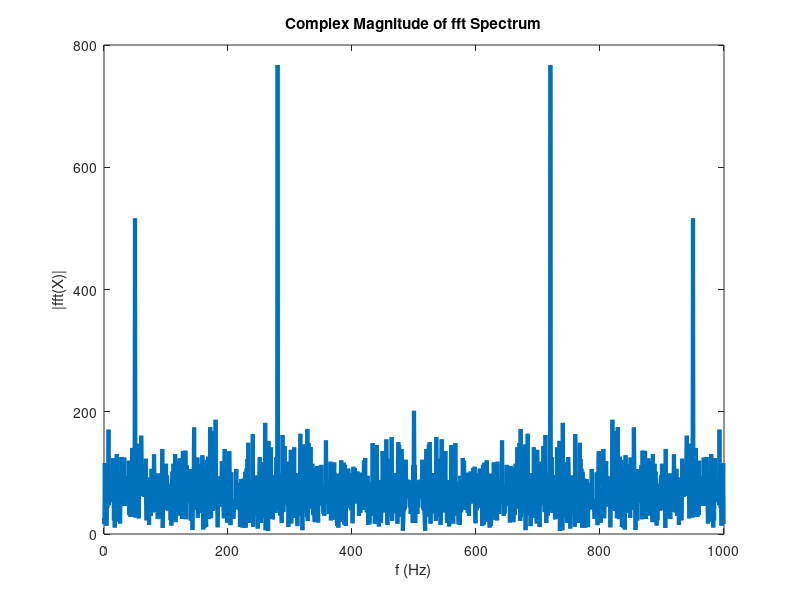

The MATLAB source for this figure:
Fs = 1000;            % Sampling frequency                    
T = 1/Fs;             % Sampling period       
L = 1500;             % Length of signal
t = (0:L-1)*T;        % Time vector
S = 0.7*sin(2*pi*50*t) + sin(2*pi*720*t);
X = S + 2*randn(size(t));
Y = fft(X);
plot(Fs/L*(0:L-1),abs(Y),"LineWidth",3)
title("Complex Magnitude of fft Spectrum")
xlabel("f (Hz)")
ylabel("|fft(X)|")

P2 = abs(Y/L);
P1 = P2(1:L/2+1);
P1(2:end-1) = 2*P1(2:end-1);
